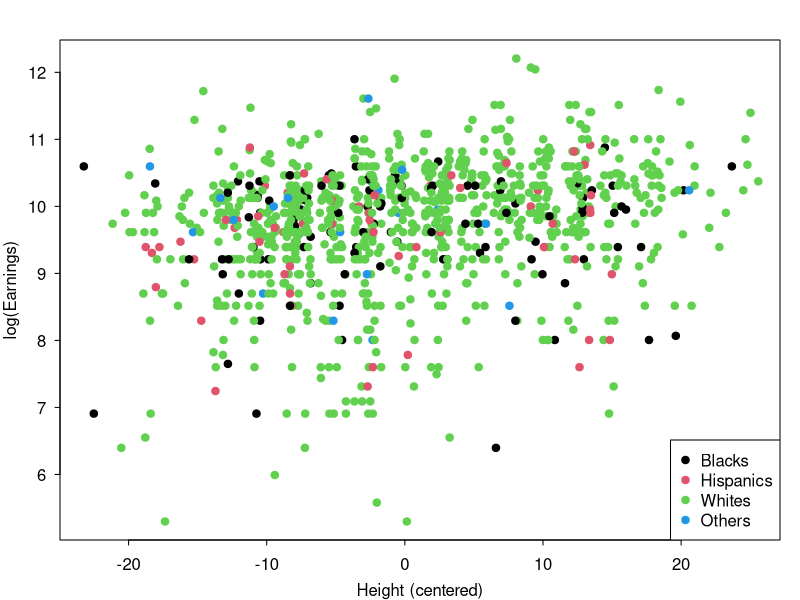
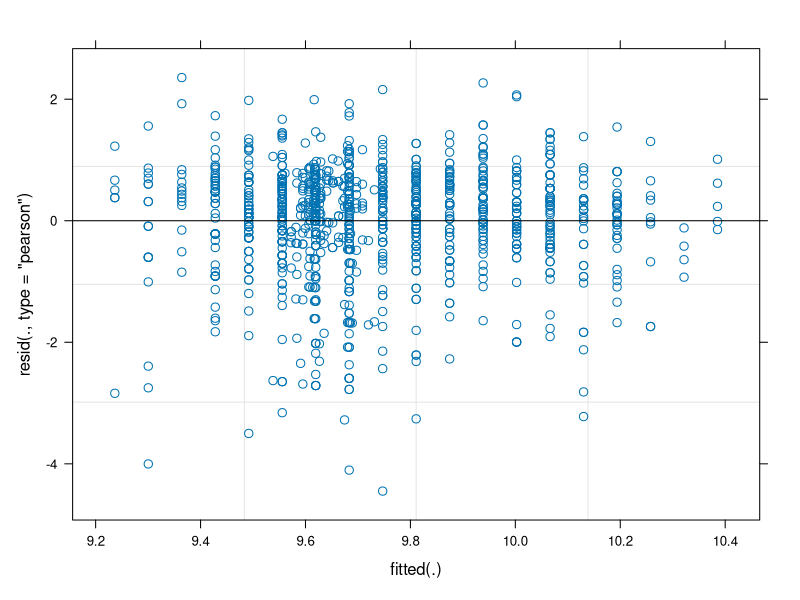

Source code (R) for these figures, in order:
## ---- chunk 1
knitr::opts_chunk$set(dev = 'pdf')
#options(width = 40)
par(mar=c(3,3,2,1), mgp=c(2,.7,0), tck=-.01,las=1)
# setwd("~/GitHub/ecots/slides/day_1")
# pkgs = c('R2jags','rjags', 'lubridate', 'tidyverse','forecast', 'rstan')
# lapply(pkgs, library, character.only = TRUE)
library(lme4)
## ---- chunk 2
dat = read.csv('../data/earnings.csv')
eth_names = c('Blacks','Hispanics','Whites','Others')
with(dat, plot(x_centered, y, xlab = 'Height (centered)',
     ylab = 'log(Earnings)', type = 'n'))
with(dat, points(jitter(x_centered, 2), y, col = eth, 
                 pch = 19))
legend('bottomright', eth_names, col = 1:4, pch = 19)
## ---- chunk 3
mm_1 = lmer(y ~ x_centered + (1 | eth), data = dat)
summary(mm_1)
## ---- chunk 4
mm_2 = lmer(y ~ (x_centered | eth), data = dat, 
            control = lmerControl(optimizer = "Nelder_Mead"))
summary(mm_2)
## ---- chunk 5
plot(mm_2)
## ---- chunk 6
coef(mm_2)
## ---- chunk 7
mm_3 = lmer(y ~ 1 + (x_centered - 1 | eth), data = dat, 
            control = lmerControl(optimizer = "Nelder_Mead"))
summary(mm_3)
## ---- chunk 8
anova(mm_1, mm_2, mm_3)
## ---- chunk 9
mm_4 = lmer(y ~ x_centered + (1 | eth) + (1 | age), data = dat, 
            control = lmerControl(optimizer = "Nelder_Mead"))
summary(mm_4)
## ---- chunk 10
anova(mm_1, mm_3, mm_4)
